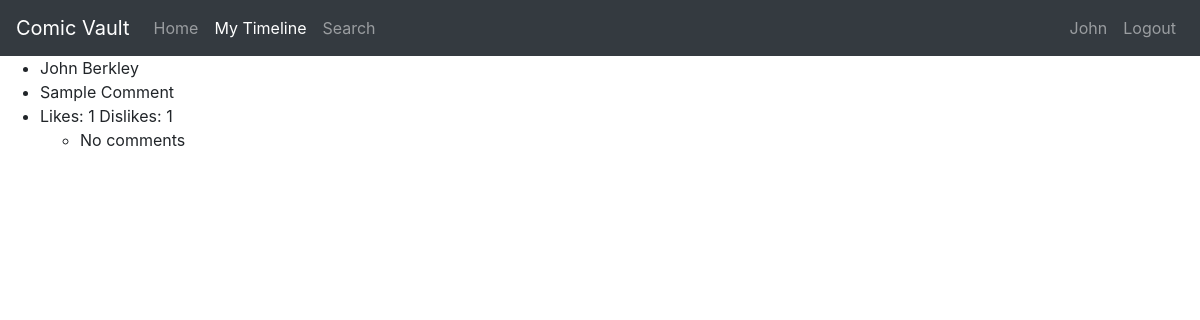
The page /timeline/ (signed in) on the database as committed earlier.
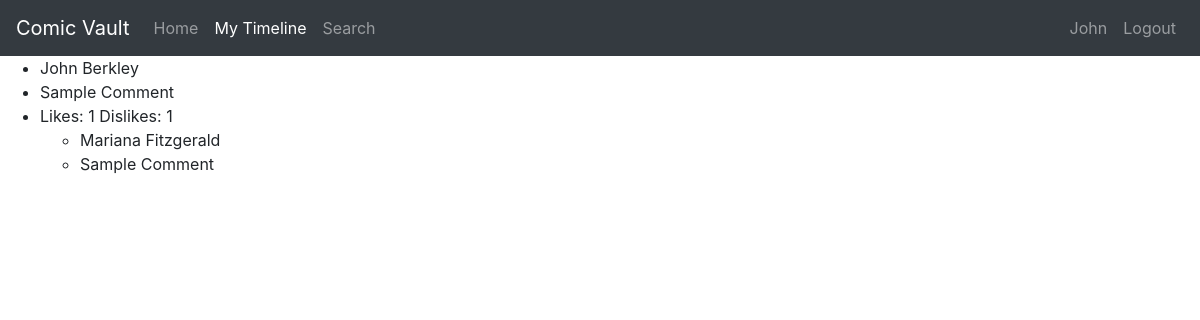
The same page on the database as committed later.
### Vault/models.py (models this page shows, shortened)
class TimelinePost(models.Model):
    timestamp = models.DateTimeField()
    content = models.CharField(max_length=500)
    likes = models.IntegerField()
    dislikes = models.IntegerField()
    user_profile_id = models.ForeignKey(UserProfile, on_delete=models.CASCADE)

class UserProfile(models.Model):
    user = models.OneToOneField(User, on_delete=models.CASCADE)
    first_name = models.CharField(max_length=30)
    last_name = models.CharField(max_length=30)
    bio = models.CharField(max_length=300)
    favorite_character = models.CharField(max_length=300)
    comic_type = models.CharField(max_length=300)
    comic_persona = models.CharField(max_length=30)
    profile_picture = models.URLField()
    email = models.EmailField()
    password = models.CharField(max_length=128)

class TimelineComment(models.Model):
    timestamp = models.DateTimeField()
    user_profile_id = models.ForeignKey(UserProfile, on_delete=models.CASCADE)
    content = models.CharField(max_length=500)
    timeline_post_id = models.ForeignKey(TimelinePost, on_delete=models.CASCADE)

### Vault/views.py (the view)
# urls.py: path('timeline/', views.timeline, name='timeline'),
@login_required
def timeline(request):
    user = request.user
    timeline_post_list = TimelinePost.objects.all().filter(user_profile_id=user.userprofile.id)
    timeline_comment_list = TimelineComment.objects.all()
    template = loader.get_template('Vault/timeline.html')
    context = {
        'timeline_post_list': timeline_post_list,
        'timeline_comment_list': timeline_comment_list
    }
    return HttpResponse(template.render(context, request))

### Vault/templates/Vault/timeline.html (shortened to what this page needs)
<!DOCTYPE html>
<html lang="en">
<head>
		<link rel="stylesheet" href="https://stackpath.bootstrapcdn.com/bootstrap/4.1.1/css/bootstrap.min.css">
</head>
<body>
<nav class="navbar navbar-expand-lg navbar-dark bg-dark">
        <a class="navbar-brand" href="#">Comic Vault</a>
        <ul class="navbar-nav mr-auto">
          <li class="nav-item"><a href="{% url 'index' %}" class="nav-link">Home</a></li>
          <li class="nav-item active"><a href="{% url 'timeline' %}" class="nav-link">My Timeline</a></li>
          <li class="nav-item"><a href="{% url 'search' %}" class="nav-link">Search</a></li>
        </ul>
        <ul class="navbar-nav ml-auto">
        {% if user.is_authenticated %}
            <li class="nav-item"><a href="{% url 'profile' user.userprofile.id %}" class="nav-link"> {{ user.userprofile.first_name }} </a></li>
            <li class="nav-item"><a href="{% url 'logout' %}" class="nav-link"> Logout</a></li>
        {% else %}
            <li class="nav-item"><a href="{% url 'signup' %}" class="nav-link"><span class="glyphicon glyphicon-user"></span> Sign Up</a></li>
            <li class="nav-item"><a href="{% url 'login' %}" class="nav-link"><span class="glyphicon glyphicon-log-in"></span> Login</a></li>
        {% endif %}
        </ul>
    </nav>
{% if timeline_post_list %}
    {% for post in timeline_post_list %}
        <ul>
        <li>{{ post.user_profile_id.first_name }} {{ post.user_profile_id.last_name }}</li>
        <li>{{ post.content }}</li>
        <li>Likes: {{ post.likes }} Dislikes: {{ post.dislikes }}</li>
        <ul>
        {% if timeline_comment_list %}
            {% for comment in timeline_comment_list %}
                {% if comment.timeline_post_id == post%}
                    <li>{{ comment.user_profile_id.first_name }} {{ comment.user_profile_id.last_name }}</li>
                    <li>{{ comment.content }}</li>
                {% endif %}
            {% endfor %}
        {% else %}
            <li>No comments</li>
        {% endif %}
        </ul>
        </ul>
        <br>
    {% endfor %}
{% else %}
    <p>No comments are available.</p>
{% endif %}
</body>
</html>

Rows that differ between the two databases and show on the page:
shown differently, row unchanged: TimelinePost "Sample Comment": no longer shows "No comments"
added TimelineComment: user_profile_id.first_name "Mariana", user_profile_id.last_name "Fitzgerald", content "Sample Comment"
